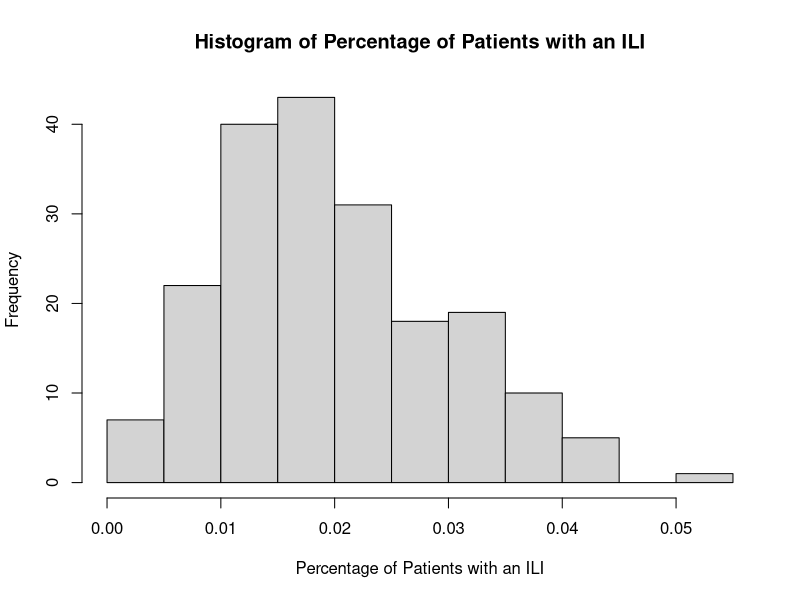
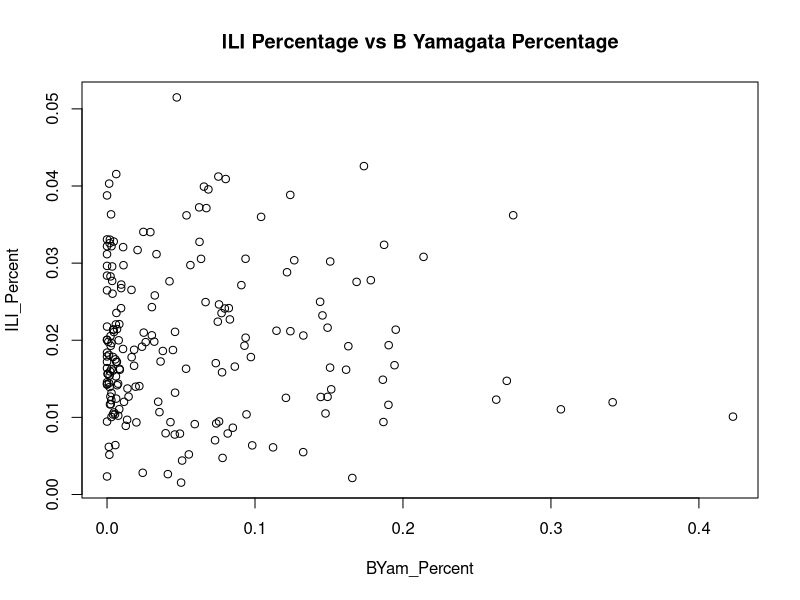
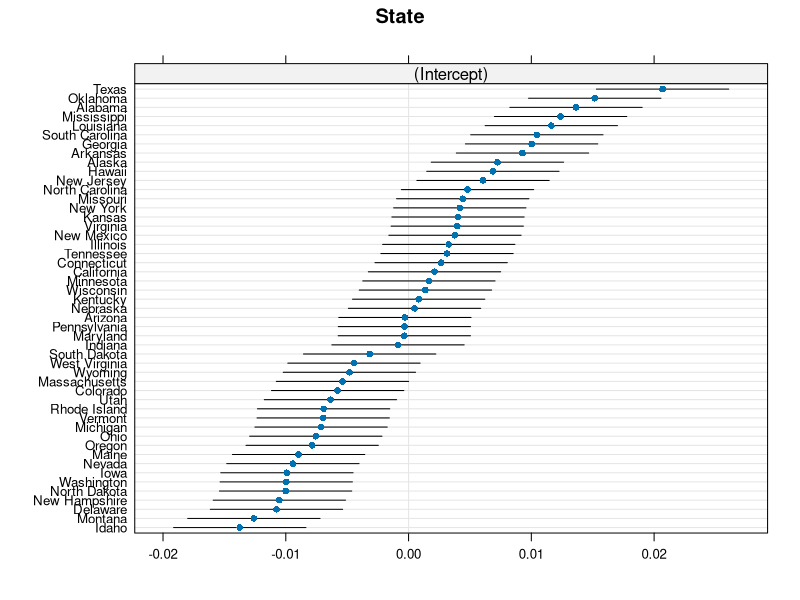

These figures' R source, in order:
## ---- chunk 1
library('plyr')
library('car')
library('kableExtra')
library('glmnet')
library('xtable')
library('caret')
library('e1071')
library('pROC')
library('arm')
library('lme4')



## ---- chunk 2
All_Seasons <- read.csv('Final_Frame_Stat.csv')
Before_2015 <- read.csv('Up_To_2016_Frame.csv')
After_2015 <- read.csv('After_2016_Frame.csv')

After_2015$State <- After_2015$REGION

fullmodel_after_Percents <- lmer(ILI_Percent~ A_2009_H1N1_Percent + B_Percent + BYam_Percent + A_H3_Percent + BVic_Percent + H3N2v_Percent + (1 | State), data = After_2015)
## ---- chunk 3
hist(After_2015$ILI_Percent, main = 'Histogram of Percentage of Patients with an ILI', xlab = 'Percentage of Patients with an ILI')
## ---- chunk 4
plot(ILI_Percent~BYam_Percent, data = After_2015, main = 'ILI Percentage vs B Yamagata Percentage')

## ---- chunk 5
dotplot(ranef(fullmodel_after_Percents),col.lab = 'red', cex.lab = 0.1)
